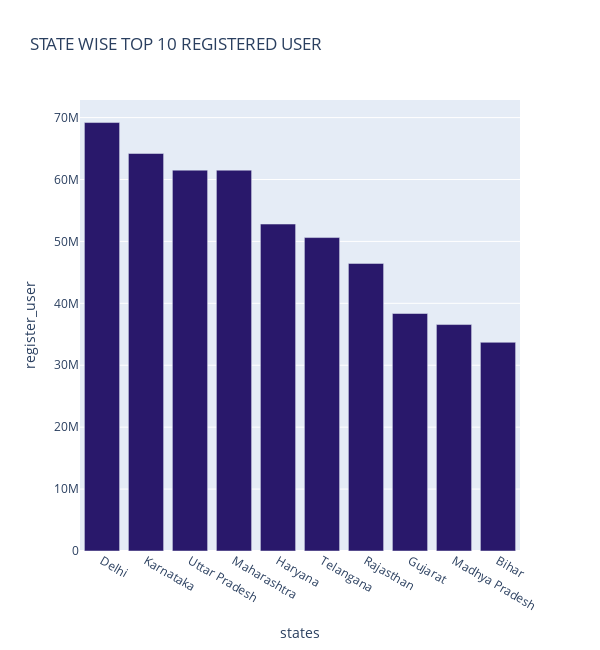
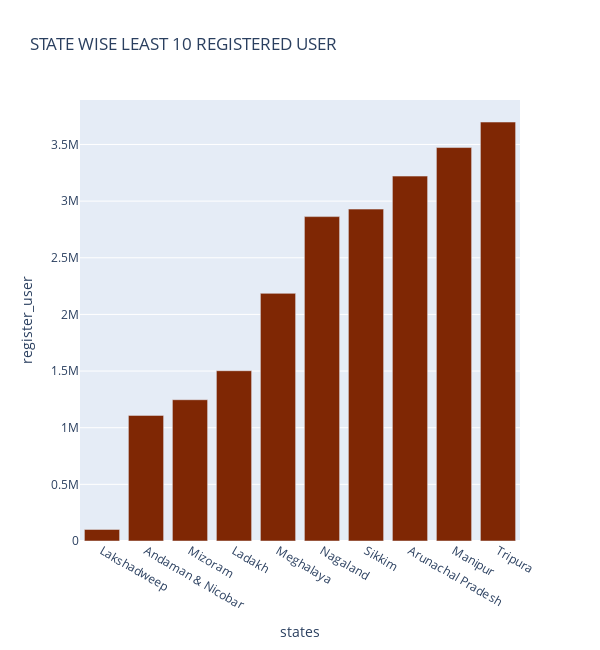
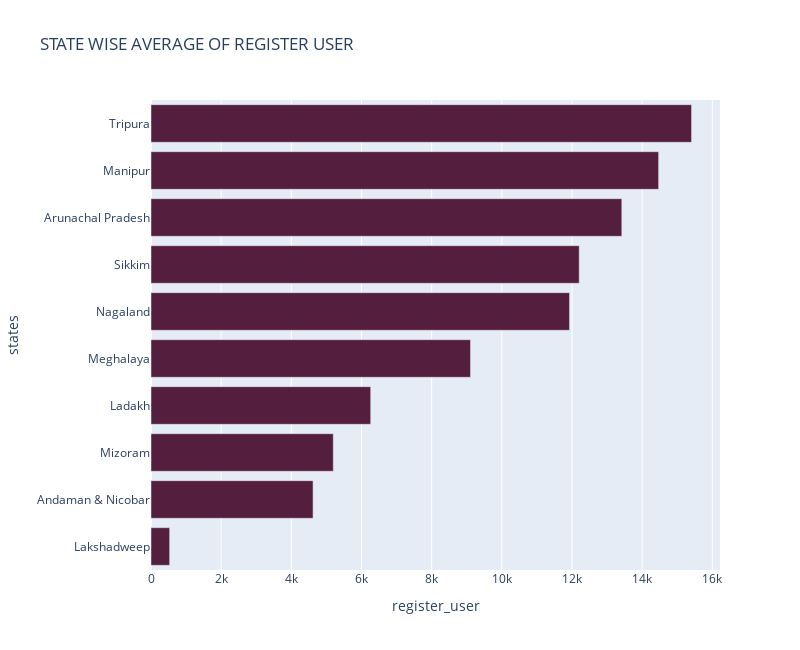

Source (notebook cell) for these figures, in order:
### Code cell
top_chart_regitered_User_data("top_user")

### Figure 1 — Plotly figure (JSON) as saved in the notebook; plotly's stock layout.template omitted (floating-point values rounded to 4 significant figures)
{"data": [{"alignmentgroup": "True", "hovertemplate": "<b>%{hovertext}</b><br><br>states=%{x}<br>register_user=%{y}<extra></extra>", "hovertext": ["Delhi", "Karnataka", "Uttar Pradesh", "Maharashtra", "Haryana", "Telangana", "Rajasthan", "Gujarat", "Madhya Pradesh", "Bihar"], "legendgroup": "", "marker": {"color": "rgb(41, 24, 107)", "pattern": {"shape": ""}}, "name": "", "offsetgroup": "", "orientation": "v", "showlegend": false, "textposition": "auto", "type": "bar", "x": ["Delhi", "Karnataka", "Uttar Pradesh", "Maharashtra", "Haryana", "Telangana", "Rajasthan", "Gujarat", "Madhya Pradesh", "Bihar"], "xaxis": "x", "y": [69199425, 64204131, 61515444, 61510587, 52805806, 50621847, 46449233, 38358097, 36574894, 33706880], "yaxis": "y"}], "layout": {"barmode": "relative", "height": 650, "legend": {"tracegroupgap": 0}, "title": {"text": "STATE WISE TOP 10 REGISTERED USER"}, "width": 600, "xaxis": {"anchor": "y", "domain": [0, 1], "title": {"text": "states"}}, "yaxis": {"anchor": "x", "domain": [0, 1], "title": {"text": "register_user"}}}}

### Figure 2 — Plotly figure (JSON) as saved in the notebook; plotly's stock layout.template omitted (floating-point values rounded to 4 significant figures)
{"data": [{"alignmentgroup": "True", "hovertemplate": "<b>%{hovertext}</b><br><br>states=%{x}<br>register_user=%{y}<extra></extra>", "hovertext": ["Lakshadweep", "Andaman & Nicobar", "Mizoram", "Ladakh", "Meghalaya", "Nagaland", "Sikkim", "Arunachal Pradesh", "Manipur", "Tripura"], "legendgroup": "", "marker": {"color": "rgb(127,39,4)", "pattern": {"shape": ""}}, "name": "", "offsetgroup": "", "orientation": "v", "showlegend": false, "textposition": "auto", "type": "bar", "x": ["Lakshadweep", "Andaman & Nicobar", "Mizoram", "Ladakh", "Meghalaya", "Nagaland", "Sikkim", "Arunachal Pradesh", "Manipur", "Tripura"], "xaxis": "x", "y": [102060, 1108683, 1247017, 1503038, 2185726, 2863196, 2929410, 3220886, 3472831, 3697955], "yaxis": "y"}], "layout": {"barmode": "relative", "height": 650, "legend": {"tracegroupgap": 0}, "title": {"text": "STATE WISE LEAST 10 REGISTERED USER"}, "width": 600, "xaxis": {"anchor": "y", "domain": [0, 1], "title": {"text": "states"}}, "yaxis": {"anchor": "x", "domain": [0, 1], "title": {"text": "register_user"}}}}

### Figure 3 — Plotly figure (JSON) as saved in the notebook; plotly's stock layout.template omitted (floating-point values rounded to 4 significant figures)
{"data": [{"alignmentgroup": "True", "hovertemplate": "<b>%{hovertext}</b><br><br>register_user=%{x}<br>states=%{y}<extra></extra>", "hovertext": ["Lakshadweep", "Andaman & Nicobar", "Mizoram", "Ladakh", "Meghalaya", "Nagaland", "Sikkim", "Arunachal Pradesh", "Manipur", "Tripura"], "legendgroup": "", "marker": {"color": "rgb(84, 31, 63)", "pattern": {"shape": ""}}, "name": "", "offsetgroup": "", "orientation": "h", "showlegend": false, "textposition": "auto", "type": "bar", "x": [531.6, 4620.0, 5196.0, 6263.0, 9107.0, 11930.0, 12210.0, 13420.0, 14470.0, 15410.0], "xaxis": "x", "y": ["Lakshadweep", "Andaman & Nicobar", "Mizoram", "Ladakh", "Meghalaya", "Nagaland", "Sikkim", "Arunachal Pradesh", "Manipur", "Tripura"], "yaxis": "y"}], "layout": {"barmode": "relative", "height": 650, "legend": {"tracegroupgap": 0}, "title": {"text": "STATE WISE AVERAGE OF REGISTER USER"}, "width": 800, "xaxis": {"anchor": "y", "domain": [0, 1], "title": {"text": "register_user"}}, "yaxis": {"anchor": "x", "domain": [0, 1], "title": {"text": "states"}}}}
